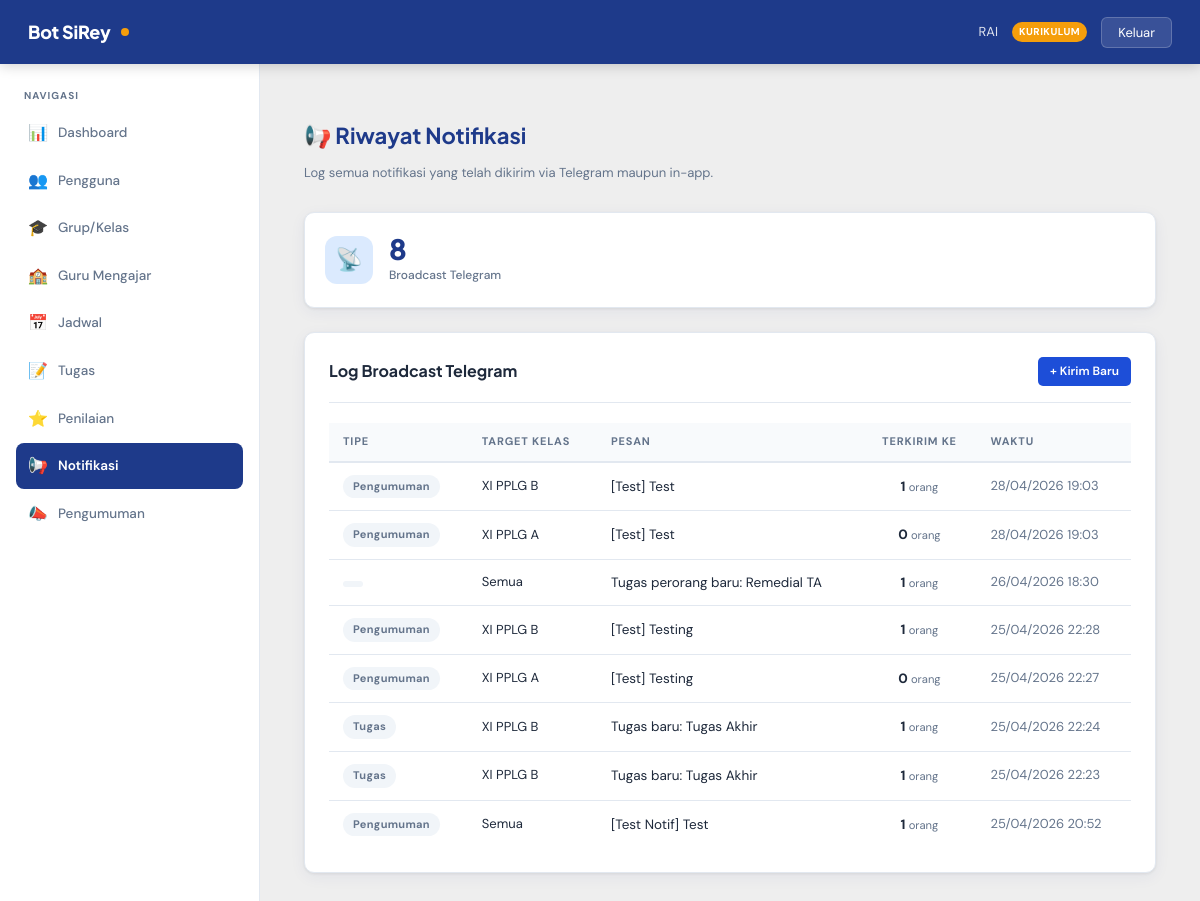
The app's page /dashboard/notifikasi.php (signed in) with its own data.
### tables this page shows
CREATE TABLE `notifikasi_rayhanrp` (
  `notifikasi_id` int(11) NOT NULL,
  `tipe` enum('tugas','pengumuman','jadwal','nilai','sistem','telegram') NOT NULL,
  `grup_id` int(11) DEFAULT NULL,
  `sumber_tipe` enum('pengumuman','tugas','sistem') DEFAULT NULL,
  `sumber_id` int(11) DEFAULT NULL,
  `pesan` text NOT NULL,
  `jumlah_terkirim` int(11) NOT NULL DEFAULT 0,
  `waktu_kirim` datetime NOT NULL DEFAULT current_timestamp()
);

CREATE TABLE `grup_rayhanrp` (
  `grup_id` int(11) NOT NULL,
  `nama_grup` varchar(150) NOT NULL,
  `tingkat` tinyint(4) NOT NULL,
  `jurusan` enum('Teknik Pemesinan','Teknik Mekatronika','Teknik Kimia Industri','Pengembangan Perangkat Lunak dan Gim','Desain Komunikasi Visual','Animasi') NOT NULL,
  `deskripsi` text DEFAULT NULL,
  `pembuat_id` int(11) DEFAULT NULL,
  `aktif` tinyint(1) NOT NULL DEFAULT 1,
  `dibuat_pada` datetime NOT NULL DEFAULT current_timestamp(),
  `diubah_pada` datetime NOT NULL DEFAULT current_timestamp() ON UPDATE current_timestamp()
);

### koneksi.php (called while the page is built, shortened)
<?php
function sirey_getConfig(): array
{
    static $config = null;
    if ($config === null) {
        $config = require __DIR__ . '/config.php';
    }
    return $config;
}
function sirey_getDatabase(): mysqli
{
    static $db = null;
    if ($db === null) {
        $config = sirey_getConfig()['db'];
        $db = mysqli_connect(
            $config['host'],
            $config['username'],
            $config['password'],
            $config['database']
        );
        mysqli_set_charset($db, $config['charset']);
    }
    return $db;
}
function sirey_query(string $sql, string $types = '', mixed ...$params): mysqli_stmt|false
{
    $stmt = null;
    try {
        $db = sirey_getDatabase();
        $stmt = mysqli_prepare($db, $sql);
        if (!mysqli_stmt_execute($stmt)) {
            sirey_setLastDbError(mysqli_stmt_errno($stmt), mysqli_stmt_error($stmt));
            mysqli_stmt_close($stmt);
            return false;
        }
        return $stmt;
    } catch (Throwable $e) {
        if ($stmt instanceof mysqli_stmt) {
            mysqli_stmt_close($stmt);
        }
        $db = $db ?? null;
        $errno = (int)$e->getCode();
        $message = $e->getMessage();
        if ($errno <= 0 && $db instanceof mysqli) {
            $errno = mysqli_errno($db);
            $message = mysqli_error($db) ?: $message;
        }
        sirey_setLastDbError($errno, $message);
        error_log('sirey_query: ' . $message);
        return false;
    }
}
function sirey_fetchAll(mysqli_stmt|false $stmt): array
{
    $result = mysqli_stmt_get_result($stmt);
    $rows = [];
    while ($row = mysqli_fetch_assoc($result)) {
        $rows[] = $row;
    }
    return $rows;
}

### includes/helpers.php (called while the page is built, shortened)
<?php
require_once __DIR__ . '/../koneksi.php';
function formatDatetime(?string $datetime_rayhanrp, string $format_rayhanrp = 'd/m/Y H:i'): string
{
    $timestamp_rayhanrp = strtotime($datetime_rayhanrp);
    return $timestamp_rayhanrp ? date($format_rayhanrp, $timestamp_rayhanrp) : '-';
}

### dashboard/notifikasi.php (the view, shortened to what this page needs)
<?php
require_once __DIR__ . '/_layout.php';
$daftar_broadcast_rayhanrp = sirey_fetchAll(sirey_query(
    'SELECT n.notifikasi_id, n.tipe, g.nama_grup,
            n.pesan, n.jumlah_terkirim, n.waktu_kirim
     FROM notifikasi_rayhanRP n
     LEFT JOIN grup_rayhanRP g ON n.grup_id = g.grup_id
     ORDER BY n.waktu_kirim DESC
     LIMIT 100'
));
$total_broadcast_rayhanrp = count($daftar_broadcast_rayhanrp);
?>
<div class="page-header">
  <h2>📢 Riwayat Notifikasi</h2>
  <p>Log semua notifikasi yang telah dikirim via Telegram maupun in-app.</p>
</div>
<div class="stat-grid" style="margin-bottom:24px;">
  <div class="stat-card">
    <div class="stat-icon blue">📡</div>
    <div>
      <div class="stat-value"><?php echo $total_broadcast_rayhanrp; ?></div>
      <div class="stat-label">Broadcast Telegram</div>
    </div>
  </div>
</div>
<div>
  <div class="card">
    <div class="card-header">
      <h3>Log Broadcast Telegram</h3>
      <a href="pengumuman.php" class="btn btn-primary btn-sm">+ Kirim Baru</a>
    </div>
    <?php if (empty($daftar_broadcast_rayhanrp)): ?>
      <div class="empty-state">
        <div class="empty-icon">📭</div>
        <p>Belum ada broadcast yang dikirim.</p>
      </div>
    <?php else: ?>
      <table class="data-table">
        <thead>
          <tr>
            <th>Tipe</th>
            <th>Target Kelas</th>
            <th>Pesan</th>
            <th style="text-align:center;">Terkirim ke</th>
            <th>Waktu</th>
          </tr>
        </thead>
        <tbody>
          <?php foreach ($daftar_broadcast_rayhanrp as $notif_rayhanrp): ?>
            <tr>
              <td>
                <span class="badge badge-default">
                  <?php echo ucfirst(htmlspecialchars($notif_rayhanrp['tipe'])); ?>
                </span>
              </td>
              <td style="font-size:13px;">
                <?php echo htmlspecialchars($notif_rayhanrp['nama_grup'] ?? 'Semua'); ?>
              </td>
              <td style="max-width:340px; overflow:hidden; text-overflow:ellipsis; white-space:nowrap;">
                <?php echo htmlspecialchars(mb_substr((string)$notif_rayhanrp['pesan'], 0, 100)); ?>
              </td>
              <td style="text-align:center; font-weight:bold;">
                <?php echo (int)$notif_rayhanrp['jumlah_terkirim']; ?>
                <small style="font-weight:normal; color:var(--clr-muted);">orang</small>
              </td>
              <td style="white-space:nowrap; color:var(--clr-muted); font-size:13px;">
                <?php echo formatDatetime($notif_rayhanrp['waktu_kirim']); ?>
              </td>
            </tr>
          <?php endforeach; ?>
        </tbody>
      </table>
    <?php endif; ?>
  </div>
</div>

### dashboard/assets/style.css (style rules this page uses)
:root { --clr-primary: #1e3a8a; --clr-primary-mid: #1d4ed8; --clr-primary-soft: #dbeafe; --clr-accent: #f59e0b; --clr-accent-dark: #d97706; --clr-success: #059669; --clr-danger: #dc2626; --clr-warning: #d97706; --clr-surface: #ffffff; --clr-bg: #eeeeee; --clr-border: #e2e8f0; --clr-text: #1e293b; --clr-muted: #64748b; --sidebar-w: 260px; --navbar-h: 64px; --radius: 10px; --shadow-card: 0 1px 3px rgba(0,0,0,.07), 0 4px 16px rgba(30,58,138,.06); --shadow-hover: 0 4px 12px rgba(30,58,138,.14); --transition: all .18s ease; }
*, *::before, *::after { box-sizing: border-box; }
html { scroll-behavior: smooth; }
body { font-family: 'DM Sans', sans-serif; background: var(--clr-bg); color: var(--clr-text); font-size: 14px; line-height: 1.6; min-height: 100vh; }
h1, h2, h3, h4, h5 { font-family: 'Plus Jakarta Sans', sans-serif; font-weight: 700; line-height: 1.25; }
.page-header { margin-bottom: 28px; }
.page-header h2 { font-size: 22px; color: var(--clr-primary); margin-bottom: 3px; }
.page-header p { color: var(--clr-muted); font-size: 13px; }
.card { background: var(--clr-surface); border-radius: var(--radius); border: 1px solid var(--clr-border); box-shadow: var(--shadow-card); padding: 24px; transition: var(--transition); }
.card-header { display: flex; align-items: center; justify-content: space-between; margin-bottom: 20px; padding-bottom: 16px; border-bottom: 1px solid var(--clr-border); }
.card-header h3 { font-size: 16px; color: var(--clr-text); margin: 0; }
.stat-grid { display: grid; grid-template-columns: repeat(auto-fit, minmax(200px, 1fr)); gap: 20px; margin-bottom: 28px; }
.stat-card { background: var(--clr-surface); border-radius: var(--radius); border: 1px solid var(--clr-border); box-shadow: var(--shadow-card); padding: 22px 20px; display: flex; align-items: center; gap: 16px; transition: var(--transition); }
.stat-icon { width: 48px; height: 48px; border-radius: 12px; display: flex; align-items: center; justify-content: center; font-size: 22px; flex-shrink: 0; }
.stat-icon.blue { background: #dbeafe; }
.stat-value { font-family: 'Plus Jakarta Sans', sans-serif; font-size: 28px; font-weight: 800; color: var(--clr-primary); line-height: 1; }
.stat-label { font-size: 12px; color: var(--clr-muted); margin-top: 3px; font-weight: 500; }
.data-table { width: 100%; border-collapse: collapse; }
.data-table thead th { background: #f8fafc; color: var(--clr-muted); font-size: 11px; font-weight: 700; letter-spacing: .8px; text-transform: uppercase; padding: 10px 14px; border-bottom: 2px solid var(--clr-border); text-align: left; white-space: nowrap; }
.data-table tbody tr { border-bottom: 1px solid var(--clr-border); transition: background .12s; }
.data-table tbody tr:last-child { border-bottom: none; }
.data-table td { padding: 12px 14px; font-size: 13.5px; color: var(--clr-text); vertical-align: middle; }
.btn { display: inline-flex; align-items: center; gap: 6px; padding: 8px 18px; border-radius: 7px; font-size: 13px; font-weight: 600; font-family: 'DM Sans', sans-serif; cursor: pointer; border: none; text-decoration: none; transition: var(--transition); white-space: nowrap; }
.btn-primary { background: var(--clr-primary-mid); color: #fff; }
.btn-sm { padding: 5px 12px; font-size: 12px; border-radius: 5px; }
.badge { display: inline-block; padding: 3px 10px; border-radius: 20px; font-size: 11px; font-weight: 700; letter-spacing: .3px; }
.badge-default { background: #f1f5f9; color: var(--clr-muted); }

### records on screen
notifikasi_rayhanrp: tipe "Pengumuman", grup.nama_grup "XI PPLG B", pesan "[Test] Test", jumlah_terkirim "1", waktu_kirim "28/04/2026 19:03"
notifikasi_rayhanrp: tipe "Pengumuman", grup.nama_grup "XI PPLG A", pesan "[Test] Test", jumlah_terkirim "0", waktu_kirim "28/04/2026 19:03"
notifikasi_rayhanrp: nama_grup "Semua", pesan "Tugas perorang baru: Remedial TA", jumlah_terkirim "1", waktu_kirim "26/04/2026 18:30"
notifikasi_rayhanrp: tipe "Pengumuman", grup.nama_grup "XI PPLG B", pesan "[Test] Testing", jumlah_terkirim "1", waktu_kirim "25/04/2026 22:28"
notifikasi_rayhanrp: tipe "Pengumuman", grup.nama_grup "XI PPLG A", pesan "[Test] Testing", jumlah_terkirim "0", waktu_kirim "25/04/2026 22:27"
notifikasi_rayhanrp: tipe "Tugas", grup.nama_grup "XI PPLG B", pesan "Tugas baru: Tugas Akhir", jumlah_terkirim "1", waktu_kirim "25/04/2026 22:24"
notifikasi_rayhanrp: tipe "Tugas", grup.nama_grup "XI PPLG B", pesan "Tugas baru: Tugas Akhir", jumlah_terkirim "1", waktu_kirim "25/04/2026 22:23"
notifikasi_rayhanrp: tipe "Pengumuman", nama_grup "Semua", pesan "[Test Notif] Test", jumlah_terkirim "1", waktu_kirim "25/04/2026 20:52"

### other values on screen
$data_admin_rayhanrp['name'] "RAI"
str_replace('_', ' ', $data_admin_rayhanrp['role']) "KURIKULUM"
$item['icon'] "📊"
$item['label'] "Dashboard"
$item['icon'] "👥"
$item['label'] "Pengguna"
$item['icon'] "🎓"
$item['label'] "Grup/Kelas"
$item['icon'] "🏫"
$item['label'] "Guru Mengajar"
$item['icon'] "📅"
$item['label'] "Jadwal"
$item['icon'] "📝"
$item['label'] "Tugas"
$item['icon'] "⭐"
